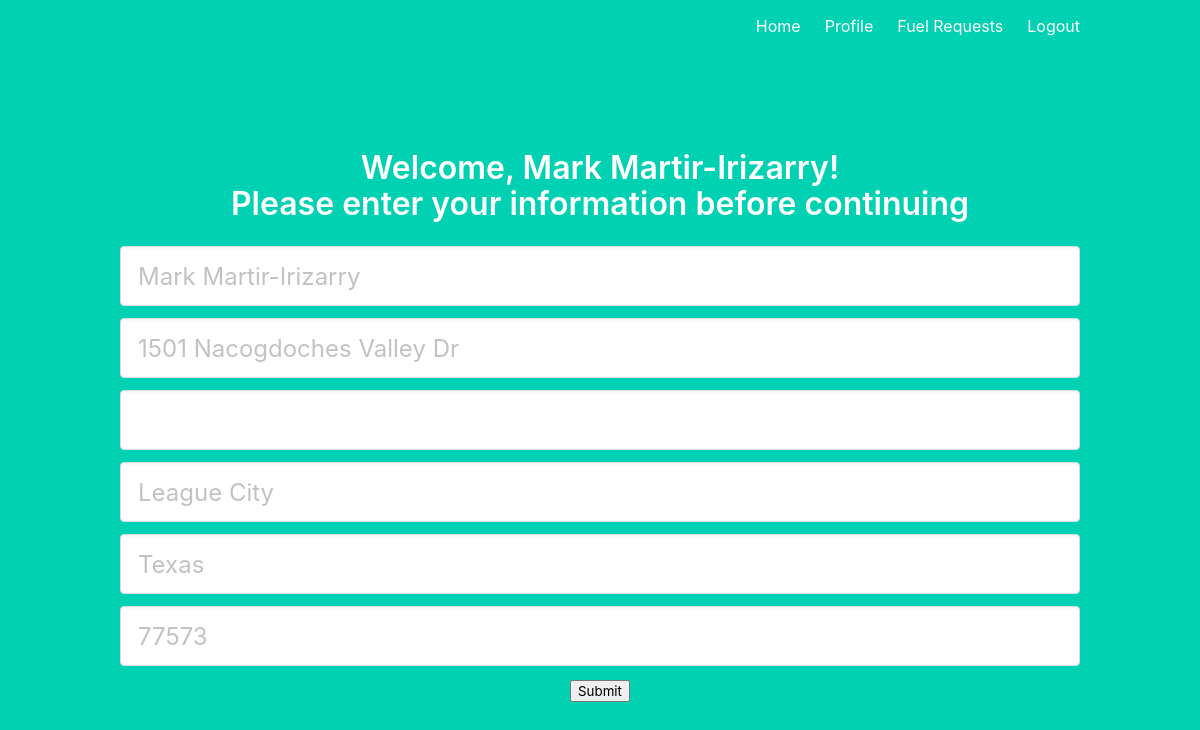
The app's page /profile (signed in), older data.
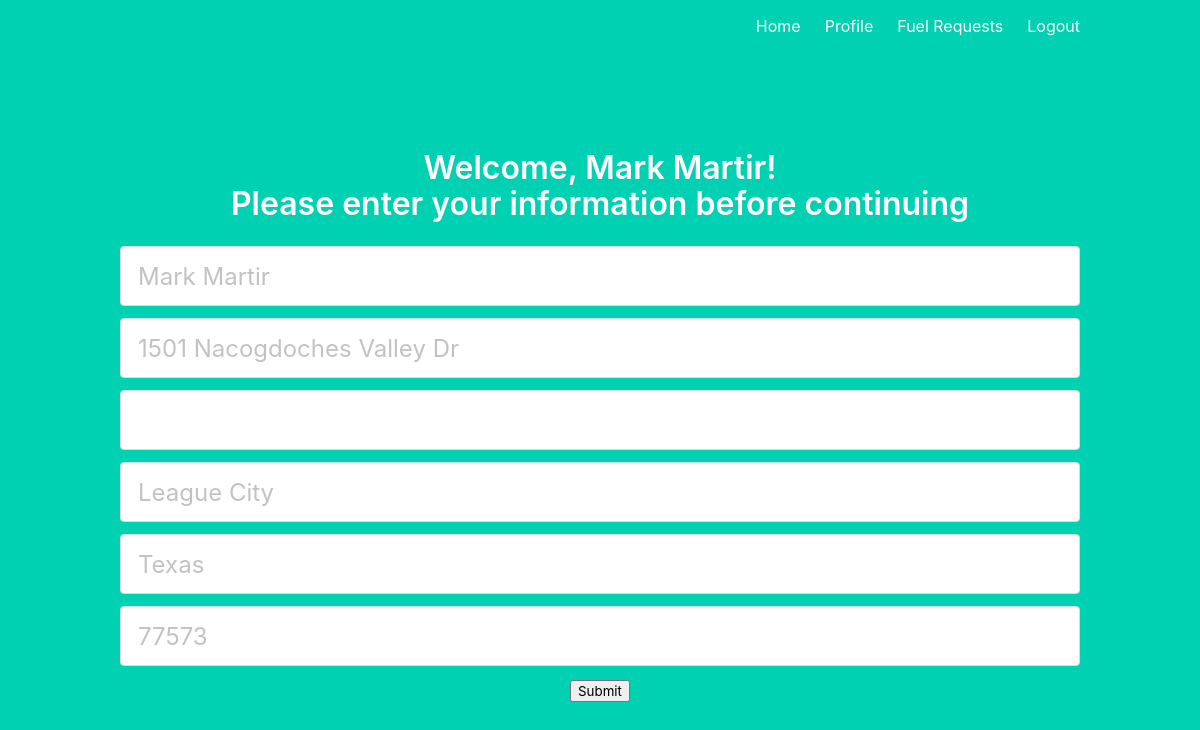
The same page, newer data.
### models.py (models this page shows)
class User(UserMixin, db.Model):
    id = db.Column(db.Integer, primary_key=True) # primary keys are required by SQLAlchemy
    username = db.Column(db.String(100))
    password = db.Column(db.String(100))
    name = db.Column(db.String(1000))
    Address_1=db.Column(db.String(1000))
    Address_2 = db.Column(db.String(1000))
    City= db.Column(db.String(1000))
    State=db.Column(db.String(2))
    Zip = db.Column(db.String(9))

### main.py (the view)
@main.route('/profile')
@login_required
def profile():
    message="Please enter your information before continuing"
    return render_template('profile.html', name=current_user.name, Address_1=current_user.Address_1,
                           Address_2=current_user.Address_2,City=current_user.City,State=current_user.State,
                           Zip=current_user.Zip,message=message)

### __init__.py (called while the page is built)
def create_app():
    app = Flask(__name__)
    app.config['SECRET_KEY'] = '9OLWxND4o83j4K4iuopO'
    app.config['SQLALCHEMY_DATABASE_URI'] = 'sqlite:///db.sqlite'
    db.init_app(app)
    login_manager = LoginManager()
    login_manager.login_view = 'auth.login'
    login_manager.init_app(app)
    from .models import User
    @login_manager.user_loader
    def load_user(user_id):
        return User.query.get(int(user_id))
    from .auth import auth as auth_blueprint
    app.register_blueprint(auth_blueprint)
    from .main import main as main_blueprint
    app.register_blueprint(main_blueprint)
    return app

### templates/profile.html
{% extends "base.html" %}
{% block content %}
<h1 class="title">
  Welcome, {{ name }}!<br>
	{{message}}
</h1>
<section>
<form method="POST" action="/profile">
            <div class="field">
                <div class="control">
                    <input class="input is-large" type="name" name="name" placeholder= "{{name}}" autofocus="">
                </div>
            </div>
			{% if Address_1 is none %}
        		<div class="field">
             	   <div class="control">
                	    <input class="input is-large" type="text" name="Address1" placeholder="Address 1">
               	 </div>
				</div>
    		{% else %}
        		<div class="field">
             	   <div class="control">
                	    <input class="input is-large" type="text" name="Address1" placeholder="{{Address_1}}">
               	 </div>
				</div>
			{% endif %}
			{% if Address_2 is none %}
        		<div class="field">
                <div class="control">
                    <input class="input is-large" type="text" name="Address2" placeholder="Address 2 (optional)">
                </div>
            </div>
    		{% else %}
        		<div class="field">
                <div class="control">
                    <input class="input is-large" type="text" name="Address2" placeholder="{{Address_2}}">
                </div>
            </div>
			{% endif %}
			{% if City is none %}
        	<div class="field">
                <div class="control">
                    <input class="input is-large" type="text" name="city" placeholder="City">
                </div>
            </div>
    		{% else %}
        	<div class="field">
                <div class="control">
                    <input class="input is-large" type="text" name="city" placeholder="{{City}}">
                </div>
            </div>
			{% endif %}
			{% if State is none %}
        	<div class="field">
                <div class="control">
                    <input list="State" class="input is-large" type="text" name="State" placeholder="State">
                      <datalist id="State">
  <option value="AL">AL</option>
	<option value="AK">AK</option>
	<option value="AZ">AZ</option>
	<option value="AR">AR</option>
	<option value="CA">CA</option>
	<option value="CO">CO</option>
	<option value="CT">CT</option>
	<option value="DE">DE</option>
	<option value="DC">DC</option>
	<option value="FL">FL</option>
	<option value="GA">GA</option>
	<option value="HI">HI</option>
	<option value="ID">ID</option>
	<option value="IL">IL</option>
	<option value="IN">IN</option>
	<option value="IA">IA</option>
	<option value="KS">KS</option>
	<option value="KY">KY</option>
	<option value="LA">LA</option>
	<option value="ME">ME</option>
	<option value="MD">MD</option>
	<option value="MA">MA</option>
	<option value="MI">MI</option>
	<option value="MN">MN</option>
	<option value="MS">MS</option>
	<option value="MO">MO</option>
	<option value="MT">MT</option>
	<option value="NE">NE</option>
	<option value="NV">NV</option>
	<option value="NH">NH</option>
	<option value="NJ">NJ</option>
	<option value="NM">NM</option>
	<option value="NY">NY</option>
	<option value="NC">NC</option>
	<option value="ND">ND</option>
	<option value="OH">OH</option>
	<option value="OK">OK</option>
	<option value="OR">OR</option>
	<option value="PA">PA</option>
	<option value="RI">RI</option>
	<option value="SC">SC</option>
	<option value="SD">SD</option>
	<option value="TN">TN</option>
	<option value="TX">TX</option>
	<option value="UT">UT</option>
	<option value="VT">VT</option>
	<option value="VA">VA</option>
	<option value="WA">WA</option>
	<option value="WV">WV</option>
	<option value="WI">WI</option>
	<option value="WY">WY</option>
                    </datalist>
					</div>
            </div>
    		{% else %}
        	<div class="field">
                <div class="control">
                    <input list="State" class="input is-large" type="text" name="State" placeholder="{{State}}">
					</div>
            </div>
			{% endif %}
	{% if Zip is none %}
        	<div class="field">
                <div class="control">
                    <input class="input is-large" type="text" name="ZipCode" placeholder="Zipcode">
                </div>
	</div>
    		{% else %}
        	<div class="field">
                <div class="control">
                    <input class="input is-large" type="text" name="ZipCode" placeholder="{{Zip}}">
                </div>
	</div>
			{% endif %}
			<input type="submit" value="Submit">
            </form>
</section>
{% endblock %}

### templates/base.html (shortened to what this page needs)
<!DOCTYPE html>
<html>
<head>
    <link rel="stylesheet" href="https://cdnjs.cloudflare.com/ajax/libs/bulma/0.7.2/css/bulma.min.css" />
</head>
<body>
    <section class="hero is-primary is-fullheight">
        <div class="hero-head">
            <nav class="navbar">
                <div class="container">
                    <div id="navbarMenuHeroA" class="navbar-menu">
                        <div class="navbar-end">
                            <a href="{{ url_for('main.index') }}" class="navbar-item">
                                Home
                            </a>
                            {% if current_user.is_authenticated %}
                            <a href="{{ url_for('main.profile') }}" class="navbar-item">
                                Profile
                            </a>
							{% endif %}
							{% if current_user.is_authenticated %}
                            <a href="{{ url_for('main.fuelquote') }}" class="navbar-item">
                                Fuel Requests
                            </a>
                            {% endif %}
                            {% if current_user.is_authenticated %}
                            <a href="{{ url_for('auth.logout') }}" class="navbar-item">
                                Logout
                            </a>
                            {% endif %}
                        </div>
                    </div>
                </div>
            </nav>
        </div>
        <div class="hero-body">
            <div class="container has-text-centered">
               {% block content %}
               {% endblock %}
            </div>
        </div>
    </section>
</body>
</html>

Row changes from the older to the newer data that the page shows:
changed User "1501 Nacogdoches Valley Dr": name "Mark Martir-Irizarry" → "Mark Martir"
